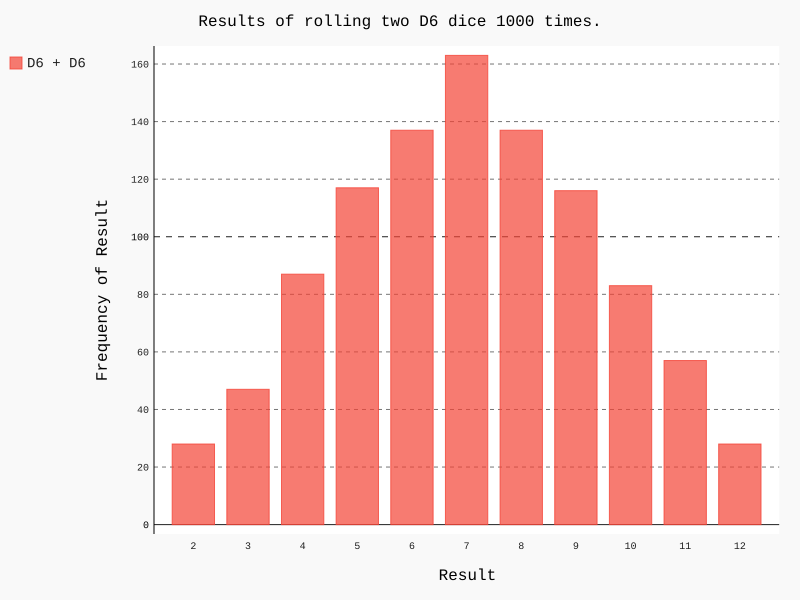

This chart was generated by the following Python code:
import pygal

from die import Die


die_1 = Die()
die_2 = Die()

results = []
for roll_num in range(1000):
    result = die_1.roll() + die_2.roll()
    results.append(result)

frequencies = []
max_result = die_1.num_sides + die_2.num_sides
for value in range(2, max_result+1):
    frequency = results.count(value)
    frequencies.append(frequency)

hist = pygal.Bar()

hist.title = "Results of rolling two D6 dice 1000 times."
hist.x_labels = ['2', '3', '4', '5', '6', '7', '8', '9', '10', '11', '12']
hist.x_title = "Result"
hist.y_title = "Frequency of Result"

hist.add('D6 + D6', frequencies)
hist.render_to_file('dice_visual.svg')
